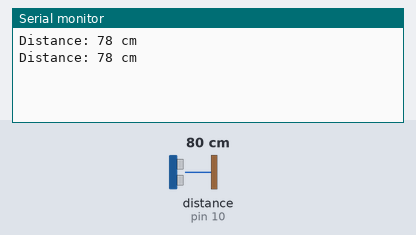
A sketch run on a simulated Arduino Uno, built with avr-gcc and run on an emulated ATmega328P. On the bench: the last lines printed to the serial monitor. Wiring (inferred from the names in the program): ultrasonic range finder: trigger pin 9; echo pin 10. Inputs (shaded band) come from the test bench; at power-on: distance to the obstacle (sensor on pin 10) 80 cm. The echo pulse lasts 58.3 µs per cm.

Above: at 1.8 s.
1.9 s: distance to the obstacle (sensor on pin 10) set to 2 cm
At 2.8 s:
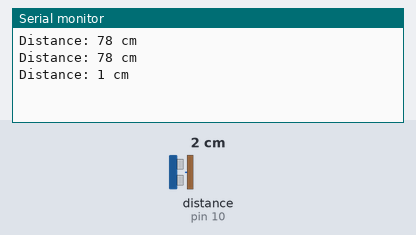
3.4 s: distance to the obstacle (sensor on pin 10) set to 4 cm
At 4.4 s:
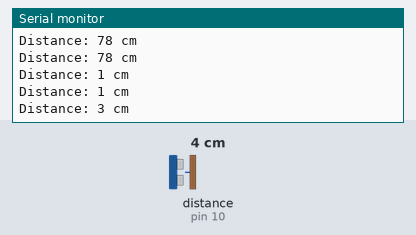
Timing chart, 0 to 6.4 s (numbered marks = the images above; inputs shaded):
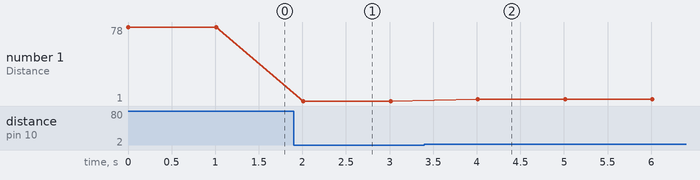

The sketch:

code.ino
```cpp
#define TRIG_PIN 9
#define ECHO_PIN 10

long duration;
int distance;

void setup() {
  Serial.begin(9600);
  pinMode(TRIG_PIN, OUTPUT);
  pinMode(ECHO_PIN, INPUT);
}

void loop() {
  digitalWrite(TRIG_PIN, LOW);
  delayMicroseconds(2);
  digitalWrite(TRIG_PIN, HIGH);
  delayMicroseconds(10);
  digitalWrite(TRIG_PIN, LOW);
  duration = pulseIn(ECHO_PIN, HIGH);
  distance = duration * 0.034 / 2;
  Serial.print("Distance: ");
  Serial.print(distance);
  Serial.println(" cm");
  delay(1000);
}
```

Measured:
- after the input at 1.9 s, the serial monitor: prints a new line after 0.11 s (image 1)
- after the input at 3.4 s, the serial monitor: prints a new line after 0.61 s (image 2)
- plotted number 1: 78 → 1 after the input at 1.9 s, 1 → 3 after the input at 3.4 s
